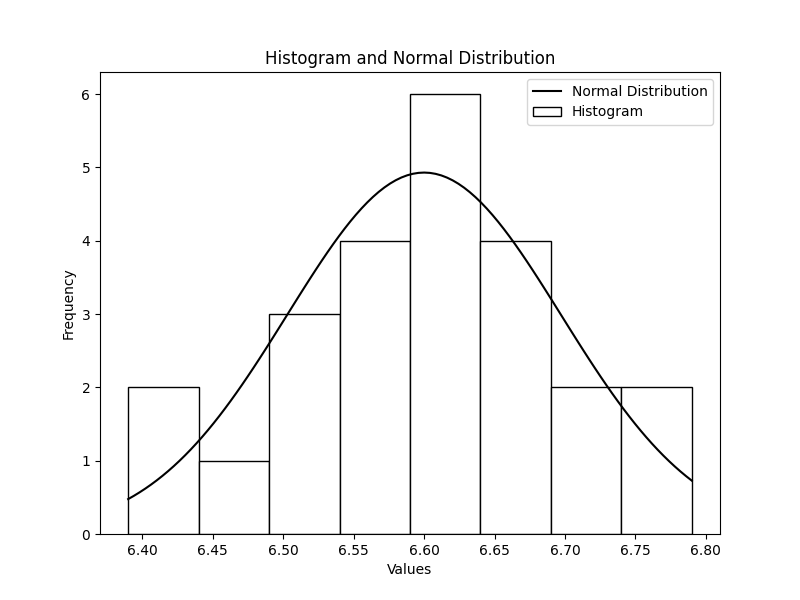

Source code (Python):
import numpy as np
import matplotlib.pyplot as plt
from scipy import stats
from scipy.optimize import minimize

# data
ce = np.array([6.495, 6.595, 6.615, 6.635, 6.485, 6.555,
               6.665, 6.505, 6.435, 6.625, 6.715, 6.655,
               6.755, 6.625, 6.715, 6.575, 6.655, 6.605,
               6.565, 6.515, 6.555, 6.395, 6.775, 6.685])



cebar = np.mean(ce)
print('mean estimate = {0:5.3f}'.format(cebar))
cemed = np.median(ce)
print('sample median = {0:5.3f}'.format(cemed))
cemode = stats.mode(ce, axis=None)
print('sample mode = ', cemode)
cevar = np.var(ce, ddof=1)
print('sample variance = {0:7.3e}'.format(cevar))
ces = np.std(ce, ddof=1)
print('sample standard deviation = {0:7.5f}'.format(ces))

# Compute M-estimate using Huber's method
def huber_loss(mu, data, c=1.345):
    """ Huber loss function """
    diff = data - mu
    return np.sum(np.where(np.abs(diff) <= c, 0.5 * diff**2, c * (np.abs(diff) - 0.5 * c)))

res = minimize(huber_loss, np.median(ce), args=(ce,))
m_estimate = res.x[0]
print(f'M-estimate of location = {m_estimate:5.3f}')

# Histogram data
hist, bin_edges = np.histogram(ce, bins=8, range=[6.39, 6.79])
print('\nHistogram data:\n', hist)
print('\nBin boundaries:\n', bin_edges)
bin_width = bin_edges[1] - bin_edges[0]
n = len(hist)
bin_centers = np.zeros((n))
for i in range(n):
    bin_centers[i] = (bin_edges[i] + bin_edges[i + 1]) / 2

# Plot combined histogram and normal distribution curve
plt.figure(figsize=(8, 6))
plt.bar(bin_centers, hist, width=bin_width, color='w', edgecolor='k', label="Histogram")

# Normal distribution curve
x = np.linspace(6.39, 6.79, 100)
y = stats.norm.pdf(x, cebar, ces)
plt.plot(x, 24 * 0.05 * y, color='k', label="Normal Distribution")

# Add labels and legend
plt.xlabel('Values')
plt.ylabel('Frequency')
plt.title('Histogram and Normal Distribution')
plt.legend()

# Show combined plot
plt.savefig('ch14ex.png')
plt.show()

def S(a):
    abar = np.mean(a)
    adev = a - abar
    return np.sum(adev**2)

cv = ces/cebar
print('coefficient of variation = {0:5.3f} %'.format(cv*100))
Sce = S(ce)
print('total corrected sum of squares = {0:5.3f}'.format(Sce))
MADce = stats.median_abs_deviation(ce)
print('MAD = {0:5.3e}'.format(MADce))
